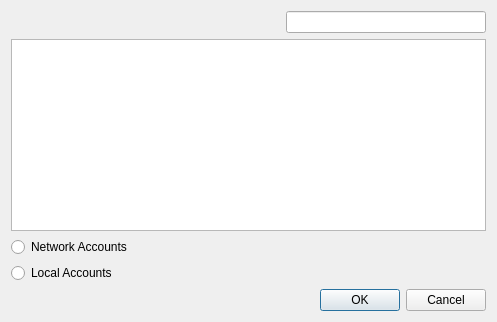
<?xml version="1.0" encoding="UTF-8"?>
<ui version="4.0">
 <class>SelectUserGroupDialog</class>
 <widget class="QWidget" name="SelectUserGroupDialog">
  <property name="geometry">
   <rect>
    <x>0</x>
    <y>0</y>
    <width>497</width>
    <height>322</height>
   </rect>
  </property>
  <property name="windowTitle">
   <string>Form</string>
  </property>
  <layout class="QVBoxLayout" name="verticalLayout">
   <item>
    <layout class="QHBoxLayout" name="horizontalLayout">
     <item>
      <spacer name="horizontalSpacer_2">
       <property name="orientation">
        <enum>Qt::Horizontal</enum>
       </property>
       <property name="sizeHint" stdset="0">
        <size>
         <width>40</width>
         <height>20</height>
        </size>
       </property>
      </spacer>
     </item>
     <item>
      <widget class="QLabel" name="m_countLabel">
       <property name="text">
        <string/>
       </property>
      </widget>
     </item>
     <item>
      <widget class="SearchLineEdit" name="m_searchField">
       <property name="sizePolicy">
        <sizepolicy hsizetype="Fixed" vsizetype="Fixed">
         <horstretch>0</horstretch>
         <verstretch>0</verstretch>
        </sizepolicy>
       </property>
       <property name="minimumSize">
        <size>
         <width>200</width>
         <height>0</height>
        </size>
       </property>
      </widget>
     </item>
    </layout>
   </item>
   <item>
    <widget class="QTreeView" name="m_list">
     <property name="rootIsDecorated">
      <bool>false</bool>
     </property>
     <property name="sortingEnabled">
      <bool>true</bool>
     </property>
     <attribute name="headerDefaultSectionSize">
      <number>0</number>
     </attribute>
     <attribute name="headerHighlightSections">
      <bool>false</bool>
     </attribute>
    </widget>
   </item>
   <item>
    <widget class="QRadioButton" name="networkButton">
     <property name="text">
      <string>Network Accounts</string>
     </property>
     <attribute name="buttonGroup">
      <string notr="true">localNetworkGroup</string>
     </attribute>
    </widget>
   </item>
   <item>
    <widget class="QRadioButton" name="localButton">
     <property name="text">
      <string>Local Accounts</string>
     </property>
     <attribute name="buttonGroup">
      <string notr="true">localNetworkGroup</string>
     </attribute>
    </widget>
   </item>
   <item>
    <widget class="QDialogButtonBox" name="dialogButtonBox">
     <property name="standardButtons">
      <set>QDialogButtonBox::Cancel|QDialogButtonBox::Ok</set>
     </property>
    </widget>
   </item>
  </layout>
 </widget>
 <customwidgets>
  <customwidget>
   <class>SearchLineEdit</class>
   <extends>QLineEdit</extends>
   <header>FileWaveGuiLib/searchlineedit/searchlineedit.h</header>
  </customwidget>
 </customwidgets>
 <resources/>
 <connections/>
 <buttongroups>
  <buttongroup name="localNetworkGroup"/>
 </buttongroups>
</ui>
